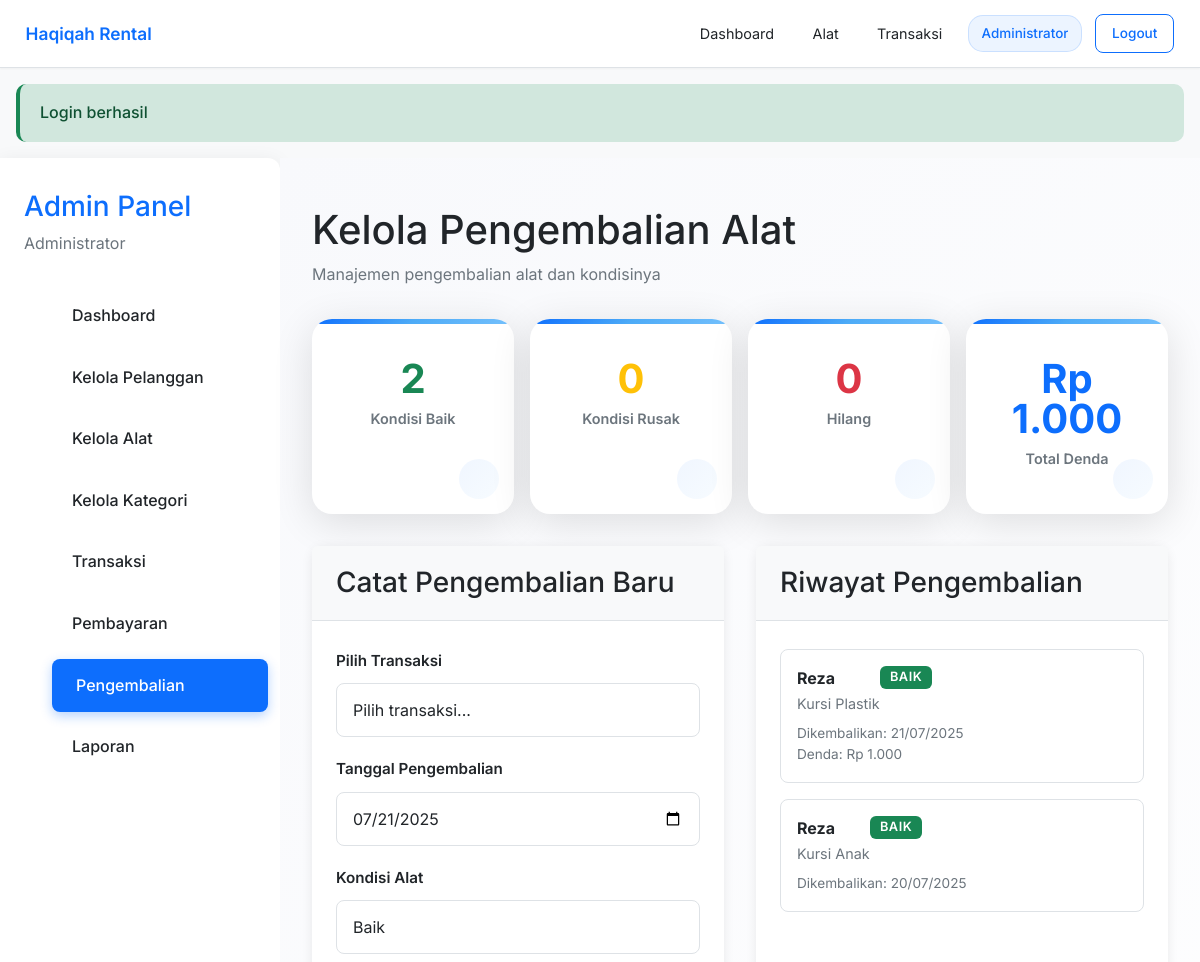
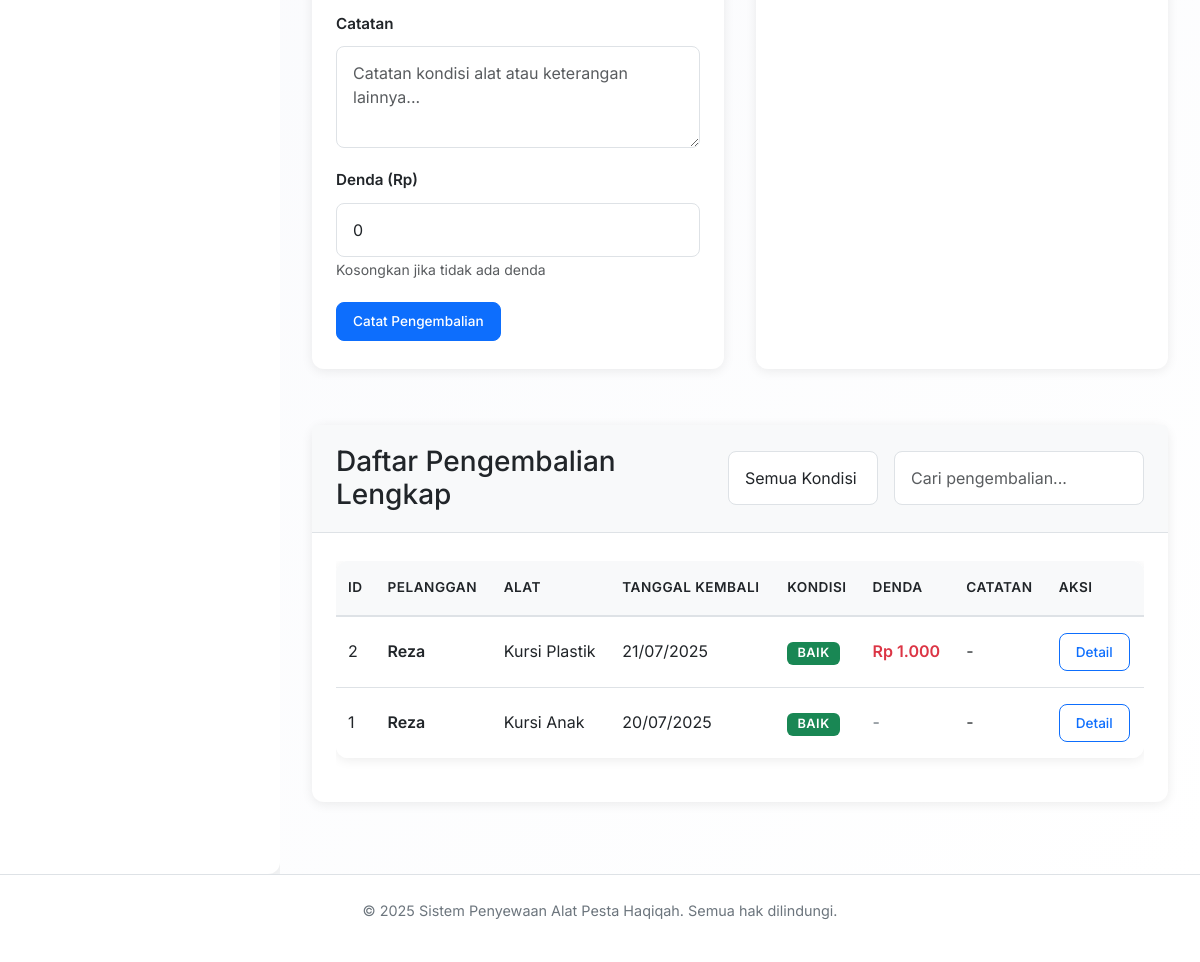
Page /admin/pengembalian (signed in) on the committed database (2 pictures, top to bottom).
### tables this page shows
CREATE TABLE `pengembalian` (
  `id_pengembalian` int NOT NULL,
  `id_transaksi` int NOT NULL,
  `tanggal` date NOT NULL,
  `kondisi_alat` enum('baik','rusak','hilang') DEFAULT 'baik',
  `catatan` text,
  `denda` decimal(10,2) DEFAULT '0.00',
  `created_at` timestamp NULL DEFAULT CURRENT_TIMESTAMP
);

CREATE TABLE `pelanggan` (
  `id_pelanggan` int NOT NULL,
  `nama` varchar(100) NOT NULL,
  `alamat` text NOT NULL,
  `email` varchar(100) NOT NULL,
  `no_hp` varchar(20) NOT NULL,
  `user_id` int DEFAULT NULL,
  `created_at` timestamp NULL DEFAULT CURRENT_TIMESTAMP,
  `updated_at` timestamp NULL DEFAULT CURRENT_TIMESTAMP ON UPDATE CURRENT_TIMESTAMP
);

CREATE TABLE `alat` (
  `id_alat` int NOT NULL,
  `nama_alat` varchar(100) NOT NULL,
  `kategori` varchar(50) NOT NULL,
  `stok` int NOT NULL DEFAULT '0',
  `harga` decimal(10,2) NOT NULL,
  `deskripsi` text,
  `gambar` varchar(255) DEFAULT NULL,
  `created_at` timestamp NULL DEFAULT CURRENT_TIMESTAMP,
  `updated_at` timestamp NULL DEFAULT CURRENT_TIMESTAMP ON UPDATE CURRENT_TIMESTAMP,
  `id_kategori` int DEFAULT '1'
);

### templates/pages/admin/pengembalian.php (the view, shortened to what the rows shown need)
<?php
include __DIR__ . '/../../layouts/header.php';
?>
<div class="dashboard">
    <main class="main-content">
        <div style="margin-bottom: 2rem;">
            <h1 style="margin-bottom: 0.5rem;">Kelola Pengembalian Alat</h1>
        </div>
        <div style="display: grid; grid-template-columns: 1fr 1fr; gap: 2rem;">
            <div class="card">
                <div class="card-body">
                    <?php if (empty($pengembalianList)): ?>
                        <p style="text-align: center; color: var(--secondary-color); margin: 2rem 0;">
                            Belum ada riwayat pengembalian
                        </p>
                    <?php else: ?>
                        <div style="max-height: 500px; overflow-y: auto;">
                            <?php foreach (array_slice($pengembalianList, 0, 10) as $pengembalian): ?>
                                <div style="border: 1px solid var(--border-color); border-radius: 8px; padding: 1rem; margin-bottom: 1rem;">
                                    <div style="display: flex; justify-content: between; align-items: start; margin-bottom: 0.5rem;">
                                        <div>
                                            <strong><?= htmlspecialchars($pengembalian['nama_pelanggan']) ?></strong>
                                            <div style="font-size: 0.9rem; color: var(--secondary-color);">
                                                <?= htmlspecialchars($pengembalian['nama_alat']) ?>
                                            </div>
                                        </div>
                                        <span class="badge badge-<?= $pengembalian['kondisi_alat'] === 'baik' ? 'success' : ($pengembalian['kondisi_alat'] === 'rusak' ? 'warning' : 'danger') ?>">
                                            <?= ucfirst($pengembalian['kondisi_alat']) ?>
                                        </span>
                                    </div>
                                    <div style="font-size: 0.85rem; color: var(--secondary-color);">
                                        Dikembalikan: <?= date('d/m/Y', strtotime($pengembalian['tanggal'])) ?>
                                        <?php if ($pengembalian['denda'] > 0): ?>
                                            <br>Denda: Rp <?= number_format($pengembalian['denda'], 0, ',', '.') ?>
                                        <?php endif; ?>
                                    </div>
                                </div>
                            <?php endforeach; ?>
                        </div>
                    <?php endif; ?>
                </div>
            </div>
        </div>
        <div class="card" style="margin-top: 2rem;">
            <div class="card-body">
                <?php if (empty($pengembalianList)): ?>
                    <p style="text-align: center; color: var(--secondary-color); margin: 2rem 0;">
                        Belum ada data pengembalian
                    </p>
                <?php else: ?>
                    <div style="overflow-x: auto;">
                        <table class="table" id="pengembalianTable">
                            <thead>
                                <tr>
                                    <th>ID</th>
                                    <th>Pelanggan</th>
                                    <th>Alat</th>
                                    <th>Tanggal Kembali</th>
                                    <th>Kondisi</th>
                                    <th>Denda</th>
                                    <th>Catatan</th>
                                    <th>Aksi</th>
                                </tr>
                            </thead>
                            <tbody>
                                <?php foreach ($pengembalianList as $pengembalian): ?>
                                    <tr>
                                        <td><?= $pengembalian['id_pengembalian'] ?></td>
                                        <td style="font-weight: 600;"><?= htmlspecialchars($pengembalian['nama_pelanggan']) ?></td>
                                        <td><?= htmlspecialchars($pengembalian['nama_alat']) ?></td>
                                        <td><?= date('d/m/Y', strtotime($pengembalian['tanggal'])) ?></td>
                                        <td>
                                            <span class="badge badge-<?= $pengembalian['kondisi_alat'] === 'baik' ? 'success' : ($pengembalian['kondisi_alat'] === 'rusak' ? 'warning' : 'danger') ?>">
                                                <?= ucfirst($pengembalian['kondisi_alat']) ?>
                                            </span>
                                        </td>
                                        <td>
                                            <?php if ($pengembalian['denda'] > 0): ?>
                                                <span style="color: var(--danger-color); font-weight: 600;">
                                                    Rp <?= number_format($pengembalian['denda'], 0, ',', '.') ?>
                                                </span>
                                            <?php else: ?>
                                                <span style="color: var(--secondary-color);">-</span>
                                            <?php endif; ?>
                                        </td>
                                        <td style="max-width: 200px; white-space: nowrap; overflow: hidden; text-overflow: ellipsis;">
                                            <?= htmlspecialchars($pengembalian['catatan']) ?: '-' ?>
                                        </td>
                                        <td>
                                            <button class="btn btn-sm btn-outline-primary"
                                                    onclick="viewDetail(<?= htmlspecialchars(json_encode($pengembalian)) ?>)">
                                                Detail
                                            </button>
                                        </td>
                                    </tr>
                                <?php endforeach; ?>
                            </tbody>
                        </table>
                    </div>
                <?php endif; ?>
            </div>
        </div>
    </main>
</div>
<?php include __DIR__ . '/../../layouts/footer.php'; ?>

### rows in the picture
pengembalian: pelanggan.nama "Reza", alat.nama_alat "Kursi Plastik", kondisi_alat "BAIK", tanggal "21/07/2025", denda "1.000", id_pengembalian "2", catatan "-"
pengembalian: pelanggan.nama "Reza", alat.nama_alat "Kursi Anak", kondisi_alat "BAIK", tanggal "20/07/2025", id_pengembalian "1", catatan "-"

### other values in the picture
$_SESSION['nama'] "Administrator"
$_SESSION['success'] "Login berhasil"
$statistik['baik'] "2"
$statistik['rusak'] "0"
$statistik['hilang'] "0"
$statistik['total_denda'] "1.000"
